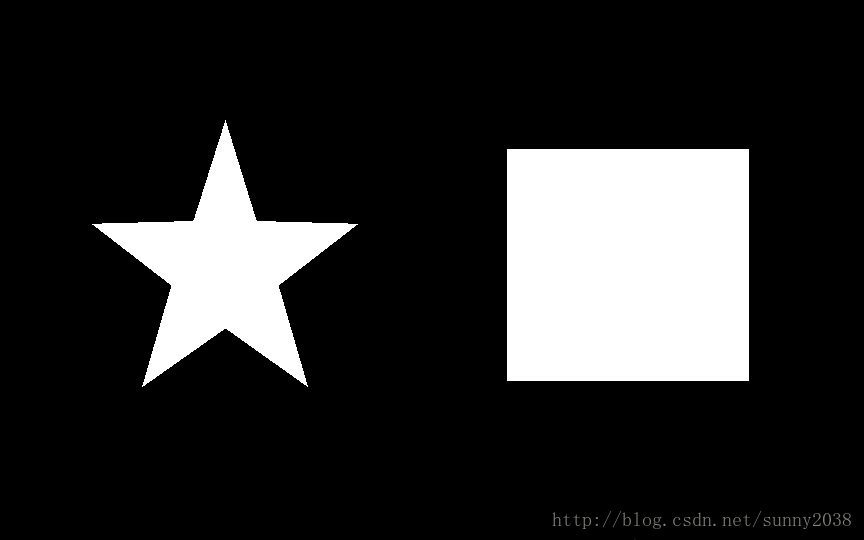
#> input picture Computer Vision/00OpenCV/image/findContours.jpg, 864 x 540 px
$ python 'findContours理解.py'
#> lines starting #> are read from the running program, lines starting #| are printed output that depends on the picture; after the words box and inside, x2 and y2 are one past the last pixel; in counts of white or black regions, pixels touching at a corner belong together
import cv2

img = cv2.imread("./image/findContours.jpg")
#> img is the input picture: shape (540, 864, 3); mean B, G, R 44.1, 44.1, 44.1
gray = cv2.cvtColor(img, cv2.COLOR_BGR2GRAY)

ret, thres = cv2.threshold(gray, 127, 266, cv2.THRESH_BINARY)
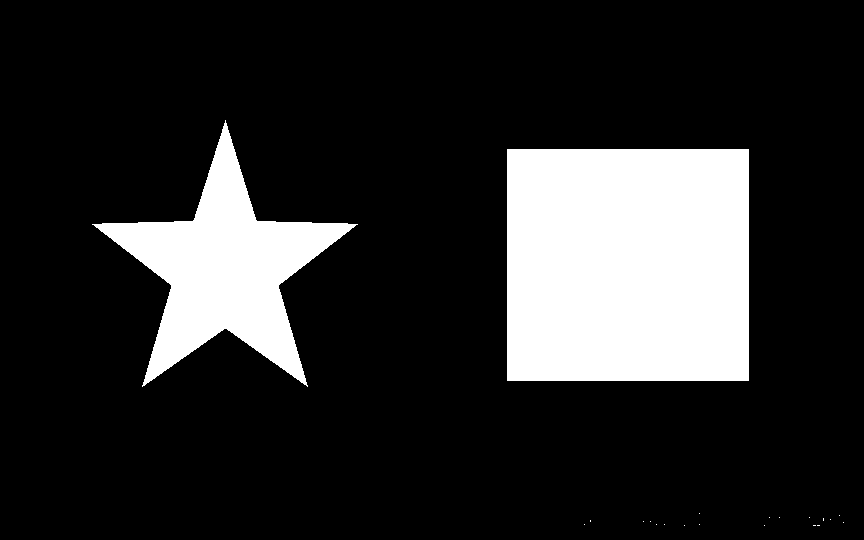
#> thres: shape (540, 864); 17.2% white; 21 white regions (19 under 20 px)

contours, hierachy = cv2.findContours(thres, cv2.RETR_TREE, cv2.CHAIN_APPROX_SIMPLE)
#> contours = 21 contours, 19 with area under 20; largest, box (x1, y1, x2, y2) and area: (507, 149, 749, 381) 55671, (92, 120, 358, 387) 23784
cv2.drawContours(img, contours, -1, (0, 0, 255), 3)
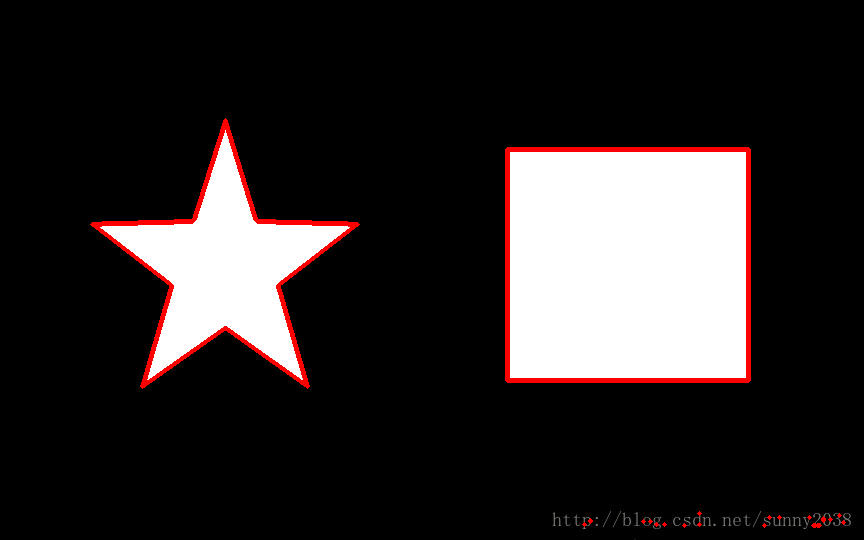
#> img: shape (540, 864, 3); 2.05% of pixels changed, all inside (x1, y1, x2, y2) = (90, 118, 846, 528)

cv2.imshow("img", img)
cv2.waitKey(0)
